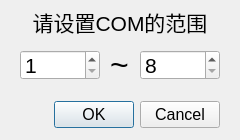
<?xml version="1.0" encoding="UTF-8"?>
<ui version="4.0">
 <class>ComRangeDialog</class>
 <widget class="QDialog" name="ComRangeDialog">
  <property name="geometry">
   <rect>
    <x>0</x>
    <y>0</y>
    <width>240</width>
    <height>140</height>
   </rect>
  </property>
  <property name="sizePolicy">
   <sizepolicy hsizetype="Fixed" vsizetype="Fixed">
    <horstretch>0</horstretch>
    <verstretch>0</verstretch>
   </sizepolicy>
  </property>
  <property name="windowTitle">
   <string>Dialog</string>
  </property>
  <property name="sizeGripEnabled">
   <bool>false</bool>
  </property>
  <property name="modal">
   <bool>false</bool>
  </property>
  <widget class="QDialogButtonBox" name="buttonBox">
   <property name="geometry">
    <rect>
     <x>20</x>
     <y>100</y>
     <width>200</width>
     <height>30</height>
    </rect>
   </property>
   <property name="font">
    <font>
     <pointsize>12</pointsize>
    </font>
   </property>
   <property name="orientation">
    <enum>Qt::Horizontal</enum>
   </property>
   <property name="standardButtons">
    <set>QDialogButtonBox::Cancel|QDialogButtonBox::Ok</set>
   </property>
  </widget>
  <widget class="QSpinBox" name="minSpinBox">
   <property name="geometry">
    <rect>
     <x>20</x>
     <y>50</y>
     <width>80</width>
     <height>30</height>
    </rect>
   </property>
   <property name="font">
    <font>
     <pointsize>16</pointsize>
    </font>
   </property>
   <property name="minimum">
    <number>1</number>
   </property>
   <property name="maximum">
    <number>8</number>
   </property>
  </widget>
  <widget class="QSpinBox" name="maxSpinBox">
   <property name="geometry">
    <rect>
     <x>140</x>
     <y>50</y>
     <width>80</width>
     <height>30</height>
    </rect>
   </property>
   <property name="font">
    <font>
     <pointsize>16</pointsize>
    </font>
   </property>
   <property name="minimum">
    <number>8</number>
   </property>
   <property name="maximum">
    <number>65535</number>
   </property>
   <property name="value">
    <number>8</number>
   </property>
  </widget>
  <widget class="QLabel" name="rangeLabel">
   <property name="geometry">
    <rect>
     <x>110</x>
     <y>50</y>
     <width>20</width>
     <height>30</height>
    </rect>
   </property>
   <property name="font">
    <font>
     <pointsize>24</pointsize>
    </font>
   </property>
   <property name="text">
    <string>~</string>
   </property>
   <property name="textInteractionFlags">
    <set>Qt::NoTextInteraction</set>
   </property>
  </widget>
  <widget class="QLabel" name="comRangeLabel">
   <property name="geometry">
    <rect>
     <x>20</x>
     <y>10</y>
     <width>200</width>
     <height>24</height>
    </rect>
   </property>
   <property name="font">
    <font>
     <pointsize>16</pointsize>
    </font>
   </property>
   <property name="text">
    <string>请设置COM的范围</string>
   </property>
   <property name="alignment">
    <set>Qt::AlignCenter</set>
   </property>
   <property name="textInteractionFlags">
    <set>Qt::NoTextInteraction</set>
   </property>
  </widget>
 </widget>
 <resources/>
 <connections>
  <connection>
   <sender>buttonBox</sender>
   <signal>accepted()</signal>
   <receiver>ComRangeDialog</receiver>
   <slot>accept()</slot>
   <hints>
    <hint type="sourcelabel">
     <x>248</x>
     <y>254</y>
    </hint>
    <hint type="destinationlabel">
     <x>157</x>
     <y>274</y>
    </hint>
   </hints>
  </connection>
  <connection>
   <sender>buttonBox</sender>
   <signal>rejected()</signal>
   <receiver>ComRangeDialog</receiver>
   <slot>reject()</slot>
   <hints>
    <hint type="sourcelabel">
     <x>316</x>
     <y>260</y>
    </hint>
    <hint type="destinationlabel">
     <x>286</x>
     <y>274</y>
    </hint>
   </hints>
  </connection>
 </connections>
</ui>
